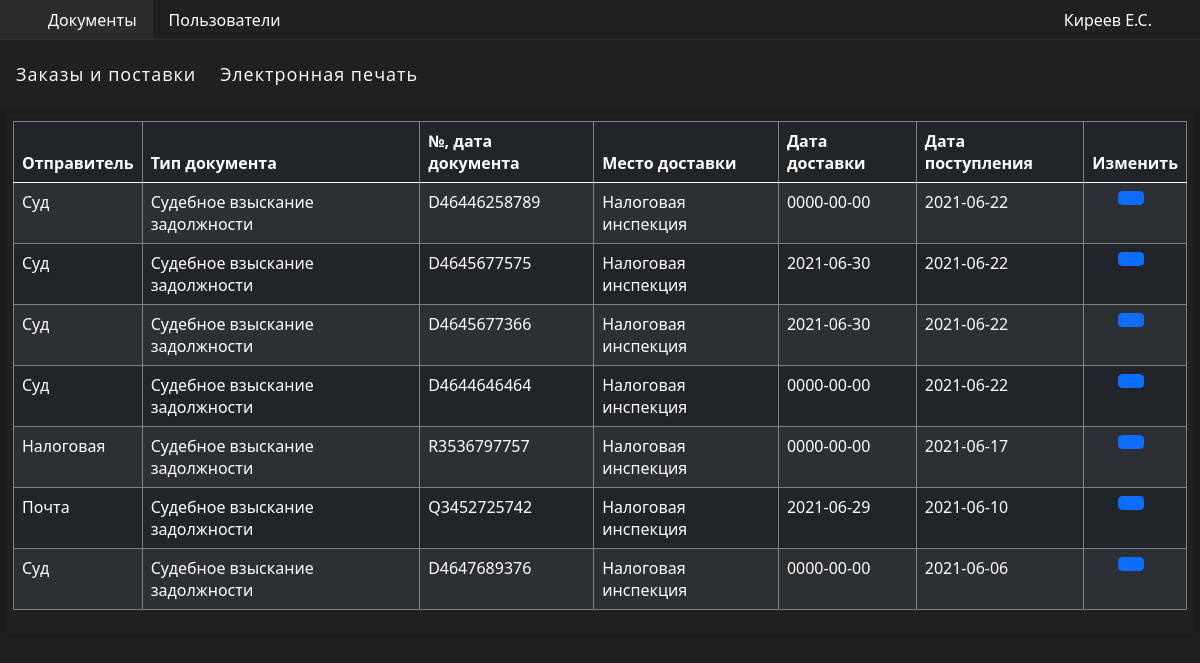
Screenshot of /includes/admin/docx.php (signed in) with the database file from the repository.
### tables this page shows
CREATE TABLE IF NOT EXISTS `documents` (
  `id` int(10) NOT NULL,
  `sender` text NOT NULL,
  `doctype` text NOT NULL,
  `docdate` text NOT NULL,
  `delloc` text NOT NULL,
  `deldate` date NOT NULL,
  `receipt` date NOT NULL
);

### includes/ext/docx-cfg.php (called while the page is built, shortened)
<?php
    $sender = 'Отправитель';
    $doctype = 'Тип документа';
    $docdate = '№, дата документа';
    $delloc = 'Место доставки';
    $deldate = 'Дата доставки';
    $receipt = 'Дата поступления';
    $edit_button = 'Изменить';
?>

### includes/admin/docx.php (the view)
<?php
    include '../../links.php';
    include '../../includes/ext/docx-cfg.php';
?>
<nav class="top-menu container-fluid">
    <ul class="menu-main">
        <li class="left-item"><a href="/includes/admin/docx.php">Заказы и поставки</a></li>
        <li class="left-item"><a href="/includes/admin/el_printing.php">Электронная печать</a></li>
    </ul>
</nav>
<div class="container-fluid">
    <div class="row">
        <div class="col-md-12">
            <div class="card">
            <table class="table table-dark table-striped">
                <thead>
                    <tr>
                        <th><?php echo $sender ?></th>
                        <th><?php echo $doctype ?></th>
                        <th><?php echo $docdate ?></th>
                        <th><?php echo $delloc ?></th>
                        <th><?php echo $deldate ?></th>
                        <th><?php echo $receipt ?></th>
                        <th style="text-align: center;"><?php echo $edit_button ?></th>
                    </tr>
                </thead>
                <tbody>
                    <?php
                        $sql = mysqli_query($db_connect, "SELECT `id`, `sender`, `doctype`, `docdate`, `delloc`, `deldate`, `receipt` FROM `documents`");
                        while ($result = mysqli_fetch_array($sql)) {
                            echo '<tr>'.
                                "<td>{$result['sender']}</td>".
                                "<td>{$result['doctype']}</td>".
                                "<td>{$result['docdate']}</td>".
                                "<td>{$result['delloc']}</td>".
                                "<td>{$result['deldate']}</td>".
                                "<td>{$result['receipt']}</td>".
                                "<td style='text-align: center;'><a class='btn btn-primary btn-edit-del' href='../../includes/admin/docx_edit.php?red_id={$result['id']}'><i class='zmdi zmdi-edit'></i></a></td>".
                            '</tr>';
                        }
                    ?>
                </tbody>
            </table>
            </div>
        </div>
    </div>
</div>

### assets/css/1.css (style rules this page uses)
a { text-decoration: none; }
.top-menu { background: #202020; position: relative; color: #fff; }
.menu-main { list-style: none; margin: 0; padding: 0; }
.menu-main::after { content: ""; display: table; clear: both; }
.menu-main a { display: block; line-height: 60px; padding: 0 12px; font-size: 18px; letter-spacing: 1px; font-family: 'Open Sans', sans-serif; color: #fff; transition: .3s; }
.menu-main a { text-decoration: none; }
.left-item { float: left; }
.container-fluid { padding: 4px; }
.card { border-radius: 4px; background-color: #202020; color: #fff; padding: 8px; display: flex; }
.row { margin: 0; }
.col-md-12 { padding: 0; }
.btn-edit-del { margin-right: 8px; }
ul { margin-bottom: 0rem; }
a { color: #fff; }
th { border: 1px solid grey; }
td { border: 1px solid grey; }

### rows the page displays
documents: sender "Суд", doctype "Судебное взыскание задолжности", docdate "D46446258789", delloc "Налоговая инспекция", deldate "0000-00-00", receipt "2021-06-22"
documents: sender "Суд", doctype "Судебное взыскание задолжности", docdate "D4645677575", delloc "Налоговая инспекция", deldate "2021-06-30", receipt "2021-06-22"
documents: sender "Суд", doctype "Судебное взыскание задолжности", docdate "D4645677366", delloc "Налоговая инспекция", deldate "2021-06-30", receipt "2021-06-22"
documents: sender "Суд", doctype "Судебное взыскание задолжности", docdate "D4644646464", delloc "Налоговая инспекция", deldate "0000-00-00", receipt "2021-06-22"
documents: sender "Налоговая", doctype "Судебное взыскание задолжности", docdate "R3536797757", delloc "Налоговая инспекция", deldate "0000-00-00", receipt "2021-06-17"
documents: sender "Почта", doctype "Судебное взыскание задолжности", docdate "Q3452725742", delloc "Налоговая инспекция", deldate "2021-06-29", receipt "2021-06-10"
documents: sender "Суд", doctype "Судебное взыскание задолжности", docdate "D4647689376", delloc "Налоговая инспекция", deldate "0000-00-00", receipt "2021-06-06"

### other values shown
$_COOKIE['user'] "Киреев Е.С."
$sender "Отправитель"
$doctype "Тип документа"
$docdate "№, дата документа"
$delloc "Место доставки"
$deldate "Дата доставки"
$receipt "Дата поступления"
$edit_button "Изменить"
